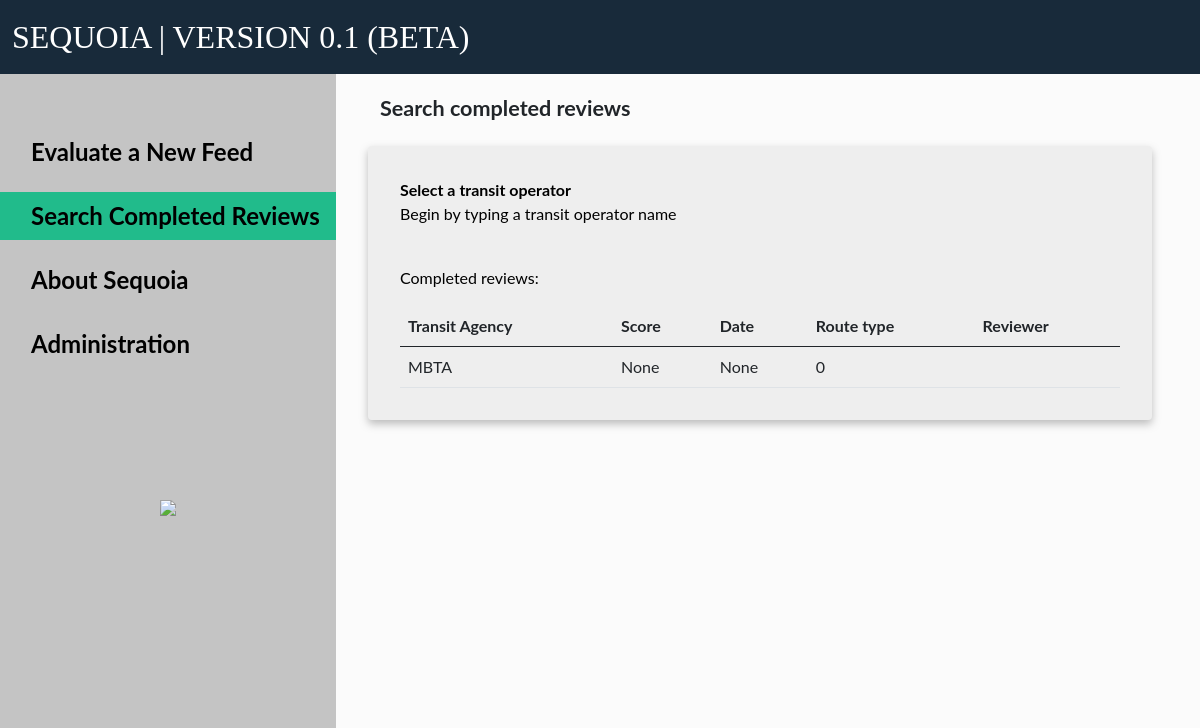
The page /search_competed_review/ on the database as committed earlier.
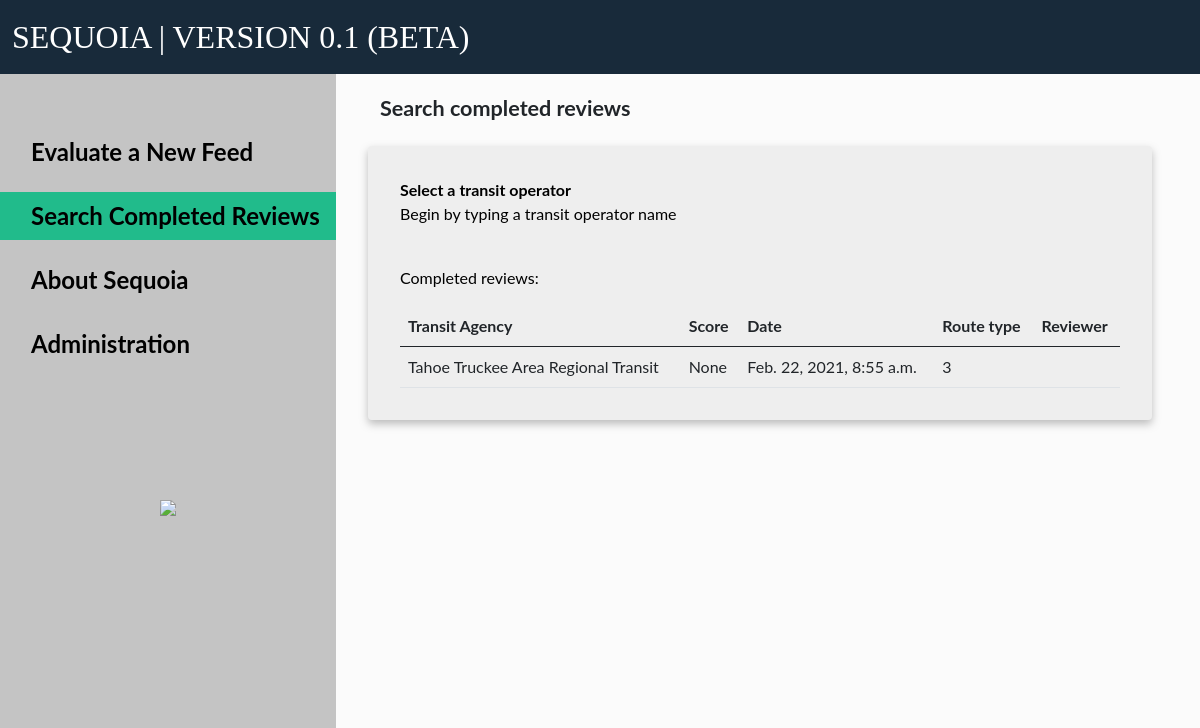
The same page on the database as committed later.
### gtfs_grading_app/models.py (models this page shows, shortened)
class review(models.Model):
    CHOICES = (("In progress", "In progress"),
               ("In review", "In review"),
               ("Completed", "Completed"))
    agency = models.CharField(max_length=150, null=False)
    mode = models.IntegerField()
    created_date = models.DateTimeField(auto_now_add=True)
    review_status = models.CharField(null=False, max_length=50, default="In progress", choices=CHOICES)
    completed_date = models.DateTimeField(null=True)
    final_score = models.FloatField(null=True)

### gtfs_grading_app/views.py (the view)
# urls.py: path('search_competed_review/', name='search_competed_review', view=views.search_competed_review),
def search_competed_review(request):
    active_page = 'search'
    completed_reviews = review.objects.filter(review_status="Completed")
    return render(request, 'search_completed_review.html', {'active_page': active_page,
                                                           'completed_reviews': completed_reviews})

### templates/search_completed_review.html (shortened to what this page needs)
{% extends "home.html" %}
{% load static %}
{% block content %}
    <div class="container w-100">
        <h1>Search completed reviews</h1>
        <div class="row">
            <div class="card">
                <b>Select a transit operator</b>
                <p>Begin by typing a transit operator name</p>
                <br>
                <p>Completed reviews:</p>
                <table class="table table-hover">
                    <thead>
                    <th>Transit Agency</th>
                    <th>Score</th>
                    <th>Date</th>
                    <th>Route type</th>
                    <th>Reviewer</th>
                    </thead>
                    <tbody>
                    {% for review in completed_reviews %}
                        <tr onclick="window.location='{% url 'view_completed_review' review.id %}'">
                            <td>{{ review.agency }}</td>
                            <td>{{ review.final_score }}</td>
                            <td>{{ review.completed_date }}</td>
                            <td>{{ review.mode }}</td>
                            <td></td>
                        </tr>
                    {% endfor %}
                    </tbody>
                </table>
            </div>
        </div>
    </div>
{% endblock %}

Rows that differ between the two databases and show on the page:
removed review: agency "MBTA", final_score "None", completed_date "None", mode "0"
now on this page (row edited): review: agency "Tahoe Truckee Area Regional Transit", final_score "None", completed_date "Feb. 22, 2021, 8:55 a.m.", mode "3"
